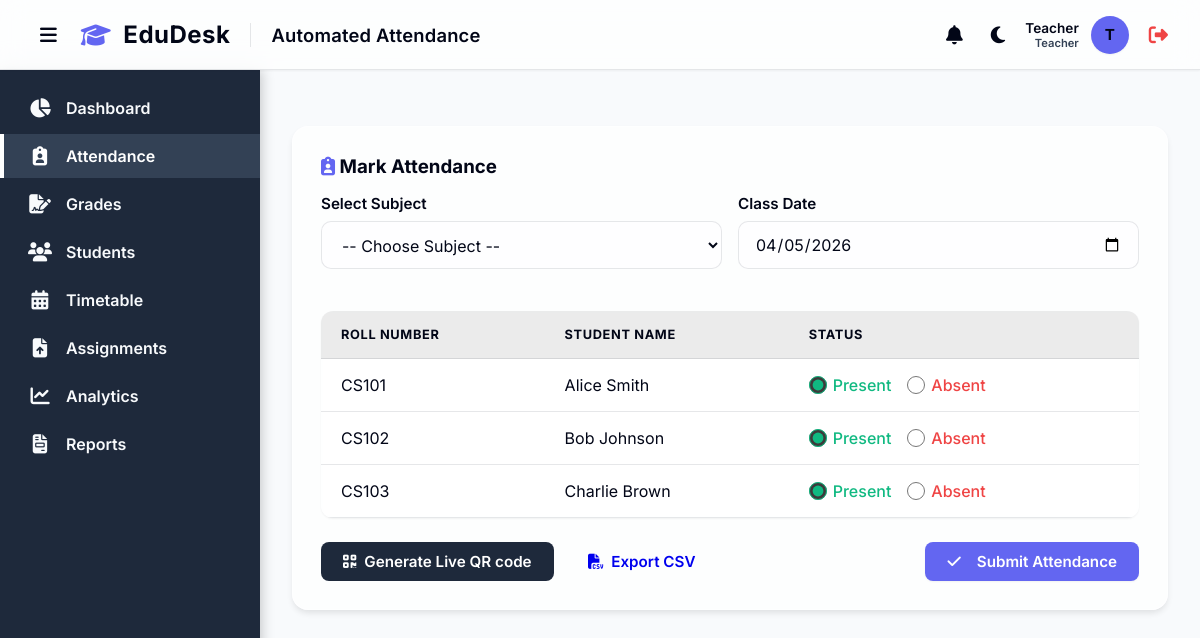
The app's page /attendance (signed in) with its own data.
### models.py (models this page shows)
class User(UserMixin, db.Model):
    id = db.Column(db.Integer, primary_key=True)
    name = db.Column(db.String(100), nullable=False)
    email = db.Column(db.String(120), unique=True, nullable=False)
    password_hash = db.Column(db.String(256), nullable=False)
    role = db.Column(db.String(20), nullable=False, default='Teacher') # 'Admin', 'Teacher', 'Student', 'Parent'
    subject_id = db.Column(db.Integer, db.ForeignKey('subject.id'), nullable=True)
    subject = db.relationship('Subject', foreign_keys=[subject_id], backref='users_as_teachers')
    notifications = db.relationship('Notification', backref='user', lazy=True)

class Student(db.Model):
    id = db.Column(db.Integer, primary_key=True)
    roll_number = db.Column(db.String(20), unique=True, nullable=False)
    name = db.Column(db.String(100), nullable=False)
    email = db.Column(db.String(120), unique=True, nullable=True)
    phone = db.Column(db.String(20), nullable=True)
    department = db.Column(db.String(50), nullable=True)
    semester = db.Column(db.Integer, nullable=True)
    batch = db.Column(db.String(50), nullable=True)
    teacher_id = db.Column(db.Integer, db.ForeignKey('user.id'), nullable=True)
    user_id = db.Column(db.Integer, db.ForeignKey('user.id'), nullable=True) # For Student Login
    parent_id = db.Column(db.Integer, db.ForeignKey('user.id'), nullable=True) # For Parent Linkage
    teacher = db.relationship('User', foreign_keys=[teacher_id], backref='students_mentored')
    user_account = db.relationship('User', foreign_keys=[user_id], backref='student_profile')
    parent = db.relationship('User', foreign_keys=[parent_id], backref='children')
    attendances = db.relationship('Attendance', backref='student', lazy=True)
    grades = db.relationship('Grade', backref='student', lazy=True)
    submissions = db.relationship('Submission', backref='student', lazy=True)

### app.py (the view, shortened to what this page needs)
@app.route('/attendance', methods=['GET', 'POST'])
@login_required
def attendance():
    if current_user.role == 'Admin':
        subjects = Subject.query.all()
        students = Student.query.all()
    else:
        subjects = Subject.query.filter_by(teacher_id=current_user.id).all()
        students = Student.query.all()
    return render_template('attendance.html', subjects=subjects, students=students, today=datetime.utcnow().date())

### app.py (called while the page is built)
@login_manager.user_loader
def load_user(user_id):
    return User.query.get(int(user_id))

### templates/attendance.html (shortened to what this page needs)
{% extends 'base.html' %}
{% block page_title %}Automated Attendance{% endblock %}
{% block content %}
<div class="card" style="margin-bottom: 24px;">
    <h3><i class="fa-solid fa-clipboard-user" style="color: var(--primary-color);"></i> Mark Attendance</h3>
    <form method="POST" action="{{ url_for('attendance') }}">
        <div style="display: grid; grid-template-columns: 1fr 1fr; gap: 16px; margin-bottom: 24px; margin-top: 16px;">
            <div class="form-group">
                <label for="subject_id">Select Subject</label>
                <select name="subject_id" id="subject_id" class="form-control" required>
                    <option value="">-- Choose Subject --</option>
                </select>
            </div>
            <div class="form-group">
                <label for="date">Class Date</label>
                <input type="date" name="date" id="date" class="form-control" value="{{ today }}" required>
            </div>
        </div>
        <table class="styled-table">
            <thead>
                <tr>
                    <th>Roll Number</th>
                    <th>Student Name</th>
                    <th>Status</th>
                </tr>
            </thead>
            <tbody>
                {% for student in students %}
                <tr>
                    <td>{{ student.roll_number }}</td>
                    <td>{{ student.name }}</td>
                    <td>
                        <div style="display: flex; gap: 16px; align-items: center;">
                            <label style="cursor: pointer; display: flex; align-items: center; gap: 6px;">
                                <input type="radio" name="status_{{ student.id }}" id="status_{{ student.id }}_Present" value="Present" checked style="accent-color: #10B981; width: 18px; height: 18px;">
                                <span style="font-weight: 500; color: #10B981;">Present</span>
                            </label>
                            <label style="cursor: pointer; display: flex; align-items: center; gap: 6px;">
                                <input type="radio" name="status_{{ student.id }}" id="status_{{ student.id }}_Absent" value="Absent" style="accent-color: #ef4444; width: 18px; height: 18px;">
                                <span style="font-weight: 500; color: #ef4444;">Absent</span>
                            </label>
                        </div>
                    </td>
                </tr>
                {% endfor %}
            </tbody>
        </table>
        <div style="margin-top: 24px; display: flex; justify-content: space-between; align-items: center;">
            <div>
                <button type="button" id="generateBtn" class="btn btn-secondary" style="background-color: var(--sidebar-bg); color: #fff;">
                    <i class="fa-solid fa-qrcode"></i> Generate Live QR code
                </button>
                <a href="{{ url_for('export_attendance') }}" class="btn btn-secondary" style="margin-left: 8px;">
                    <i class="fa-solid fa-file-csv"></i> Export CSV
                </a>
            </div>
            <button type="submit" id="submitBtn" class="btn btn-primary"><i class="fa-solid fa-check" style="margin-right: 8px;"></i> Submit Attendance</button>
        </div>
    </form>
</div>
{% endblock %}

### templates/base.html (shortened to what this page needs)
<!DOCTYPE html>
<html lang="en">
<head>
    <link rel="stylesheet" href="https://cdnjs.cloudflare.com/ajax/libs/font-awesome/6.4.0/css/all.min.css">
    <link rel="stylesheet" href="{{ url_for('static', filename='css/style.css') }}">
</head>
<body>
    <header class="topbar">
        <div style="display: flex; align-items: center; gap: 16px;">
            <button id="sidebarToggle" class="btn btn-theme-toggle" aria-label="Toggle Sidebar"
                style="background: transparent; border: none; color: var(--text-main); font-size: 1.2rem; cursor: pointer; display: flex; align-items: center; padding: 4px 8px;">
                <i class="fa-solid fa-bars"></i>
            </button>
            <div class="brand-header"
                style="display: flex; align-items: center; gap: 12px; font-size: 1.5rem; font-weight: 700; color: var(--text-main); letter-spacing: 0.5px;">
                <i class="fa-solid fa-graduation-cap" style="color: var(--primary-color);"></i>
                <span>EduDesk</span>
            </div>
            <h1 class="page-title" style="margin: 0;">{% block page_title %}Dashboard{% endblock %}</h1>
        </div>
        <div class="user-profile" style="display: flex; align-items: center; gap: 12px;">
            <div class="notification-wrapper" style="position: relative;">
                <button id="notifBell" class="btn btn-theme-toggle" aria-label="Notifications"
                    style="background: transparent; border: none; color: var(--text-main); font-size: 1.2rem; cursor: pointer; display: flex; align-items: center; padding: 4px 8px;">
                    <i class="fa-solid fa-bell"></i>
                </button>
            </div>
            <button id="themeToggle" class="btn btn-theme-toggle" aria-label="Toggle Theme"
                style="background: transparent; border: none; color: var(--text-main); font-size: 1.2rem; cursor: pointer; display: flex; align-items: center; padding: 4px 8px;">
                <i class="fa-solid fa-moon"></i>
            </button>
            <div style="text-align: right;">
                <div style="font-size: 0.85rem; font-weight: 600;">{{ current_user.name }}</div>
                <div style="font-size: 0.7rem; color: var(--text-muted);">{{ current_user.role }}</div>
            </div>
            <div class="avatar">{{ current_user.name[0] | upper if current_user.name else 'U' }}</div>
            <a href="{{ url_for('logout') }}" title="Logout"
                style="color: #ef4444; font-size: 1.2rem; margin-left: 8px;"><i
                    class="fa-solid fa-right-from-bracket"></i></a>
        </div>
    </header>
    <div class="layout-wrapper" style="display: flex; flex: 1;">
        <aside class="sidebar">
            <ul class="nav-links" style="padding-top: 16px;">
                <li class="nav-item">
                    <a href="{{ url_for('dashboard') }}"
                        class="nav-link {% if request.endpoint == 'dashboard' or request.endpoint == 'student_dashboard' or request.endpoint == 'parent_dashboard' %}active{% endif %}">
                        <i class="fa-solid fa-chart-pie"></i>
                        <span>Dashboard</span>
                    </a>
                </li>
                {% if current_user.role in ['Admin', 'Teacher'] %}
                <li class="nav-item">
                    <a href="{{ url_for('attendance') }}"
                        class="nav-link {% if request.endpoint == 'attendance' %}active{% endif %}">
                        <i class="fa-solid fa-clipboard-user"></i>
                        <span>Attendance</span>
                    </a>
                </li>
                <li class="nav-item">
                    <a href="{{ url_for('grades') }}"
                        class="nav-link {% if request.endpoint == 'grades' %}active{% endif %}">
                        <i class="fa-solid fa-file-signature"></i>
                        <span>Grades</span>
                    </a>
                </li>
                <li class="nav-item">
                    <a href="{{ url_for('students') }}"
                        class="nav-link {% if request.endpoint == 'students' %}active{% endif %}">
                        <i class="fa-solid fa-users"></i>
                        <span>Students</span>
                    </a>
                </li>
                {% endif %}
                <li class="nav-item">
                    <a href="{{ url_for('timetable') }}"
                        class="nav-link {% if request.endpoint == 'timetable' %}active{% endif %}">
                        <i class="fa-solid fa-calendar-days"></i>
                        <span>Timetable</span>
                    </a>
                </li>
                <li class="nav-item">
                    <a href="{{ url_for('assignments') }}"
                        class="nav-link {% if request.endpoint == 'assignments' %}active{% endif %}">
                        <i class="fa-solid fa-file-arrow-up"></i>
                        <span>Assignments</span>
                    </a>
                </li>
                {% if current_user.role in ['Admin', 'Teacher'] %}
                <li class="nav-item">
                    <a href="{{ url_for('analytics') }}"
                        class="nav-link {% if request.endpoint == 'analytics' %}active{% endif %}">
                        <i class="fa-solid fa-chart-line"></i>
                        <span>Analytics</span>
                    </a>
                </li>
                {% endif %}
                <li class="nav-item">
                    <a href="{{ url_for('reports') }}"
                        class="nav-link {% if request.endpoint == 'reports' %}active{% endif %}">
                        <i class="fa-solid fa-file-invoice"></i>
                        <span>Reports</span>
                    </a>
                </li>
            </ul>
        </aside>
        <main class="main-content">
            <div class="content-wrapper">
                {% block content %}
                {% endblock %}
            </div>
        </main>
    </div>
</body>
</html>

### static/css/style.css (style rules this page uses)
:root { --primary-color: #6366f1; --primary-hover: #4f46e5; --secondary-color: #64748b; --bg-color: #f8fafc; --sidebar-bg: #1e293b; --sidebar-text: #f8fafc; --sidebar-hover: #334155; --sidebar-active-text: #ffffff; --card-bg: rgba(255, 255, 255, 0.7); --card-border: rgba(255, 255, 255, 0.5); --text-main: #020617; --text-muted: #334155; --border-color: rgba(15, 23, 42, 0.1); --shadow-sm: 0 1px 2px rgba(0, 0, 0, 0.05); --shadow-md: 0 4px 6px -1px rgba(0, 0, 0, 0.1); --shadow-lg: 0 10px 15px -3px rgba(0, 0, 0, 0.1); --shadow-float: 0 20px 25px -5px rgba(0, 0, 0, 0.15); --transition: all 0.3s cubic-bezier(0.25, 0.8, 0.25, 1); }
.content-wrapper { animation: pageFadeIn 0.5s ease-out forwards; }
* { margin: 0; padding: 0; box-sizing: border-box; font-family: 'Inter', 'Segoe UI', system-ui, -apple-system, sans-serif; -webkit-font-smoothing: antialiased; -moz-osx-font-smoothing: grayscale; }
body { background-color: var(--bg-color); color: var(--text-main); display: flex; flex-direction: column; min-height: 100vh; }
.sidebar { width: 260px; background-color: var(--sidebar-bg); color: var(--sidebar-text); display: flex; flex-direction: column; box-shadow: 2px 0 12px rgba(0, 0, 0, 0.2); z-index: 10; }
.nav-links { list-style: none; padding: 24px 0; flex: 1; }
.nav-item { margin-bottom: 4px; }
.nav-link { display: flex; align-items: center; padding: 12px 24px; color: var(--sidebar-text); text-decoration: none; font-weight: 600; transition: var(--transition); gap: 14px; border-left: 4px solid transparent; }
.nav-link.active { background-color: var(--sidebar-hover); border-left-color: var(--sidebar-active-text); color: var(--sidebar-active-text); }
.nav-link i { font-size: 1.2rem; width: 24px; text-align: center; }
.main-content { flex: 1; display: flex; flex-direction: column; overflow-y: auto; }
.topbar { height: 70px; background-color: var(--card-bg); backdrop-filter: blur(12px); -webkit-backdrop-filter: blur(12px); display: flex; align-items: center; justify-content: space-between; padding: 0 32px; box-shadow: var(--shadow-sm); border-bottom: 1px solid var(--border-color); z-index: 50; position: sticky; top: 0; }
.page-title { font-size: 1.15rem; font-weight: 600; color: var(--text-main); letter-spacing: 0.2px; }
.user-profile { display: flex; align-items: center; gap: 12px; font-size: 0.95rem; font-weight: 600; color: var(--text-main); }
.avatar { width: 38px; height: 38px; border-radius: 50%; background-color: var(--primary-color); color: dark; display: flex; align-items: center; justify-content: center; font-weight: bold; box-shadow: var(--shadow-sm); }
.content-wrapper { padding: 32px; }
.card { background-color: var(--card-bg); backdrop-filter: blur(12px); -webkit-backdrop-filter: blur(12px); border-radius: 16px; padding: 28px; box-shadow: var(--shadow-md); border: 1px solid var(--card-border); transition: var(--transition); color: var(--text-main); }
div.form-group { margin-bottom: 18px; }
div.form-group label { display: block; margin-bottom: 8px; font-weight: 600; color: var(--text-main); font-size: 0.95rem; }
input.form-control, select.form-control { width: 100%; padding: 12px 16px; border: 1px solid var(--border-color); border-radius: 10px; font-size: 1rem; transition: var(--transition); background-color: rgba(255, 255, 255, 0.4); color: var(--text-main); }
.btn { display: inline-flex; align-items: center; justify-content: center; padding: 10px 22px; border-radius: 8px; font-weight: 600; cursor: pointer; border: none; transition: var(--transition); text-decoration: none; font-size: 0.95rem; gap: 8px; }
.btn-primary { background-color: var(--primary-color); color: #ffffff; box-shadow: var(--shadow-sm); }
table.styled-table { width: 100%; border-collapse: collapse; margin-top: 16px; background-color: rgba(255, 255, 255, 0.2); backdrop-filter: blur(4px); -webkit-backdrop-filter: blur(4px); border-radius: 12px; overflow: hidden; box-shadow: var(--shadow-sm); }
table.styled-table th, table.styled-table td { padding: 16px 20px; text-align: left; border-bottom: 1px solid var(--border-color); color: var(--text-main); }
table.styled-table th { background-color: rgba(3, 3, 3, 0.08); font-weight: 700; color: var(--text-main); text-transform: uppercase; font-size: 0.8rem; letter-spacing: 0.05em; }
table.styled-table tbody tr { transition: background-color 0.2s ease; }

### records on screen
User: name "Teacher", role "Teacher", name "T"
Student: roll_number "CS101", name "Alice Smith"
Student: roll_number "CS102", name "Bob Johnson"
Student: roll_number "CS103", name "Charlie Brown"
